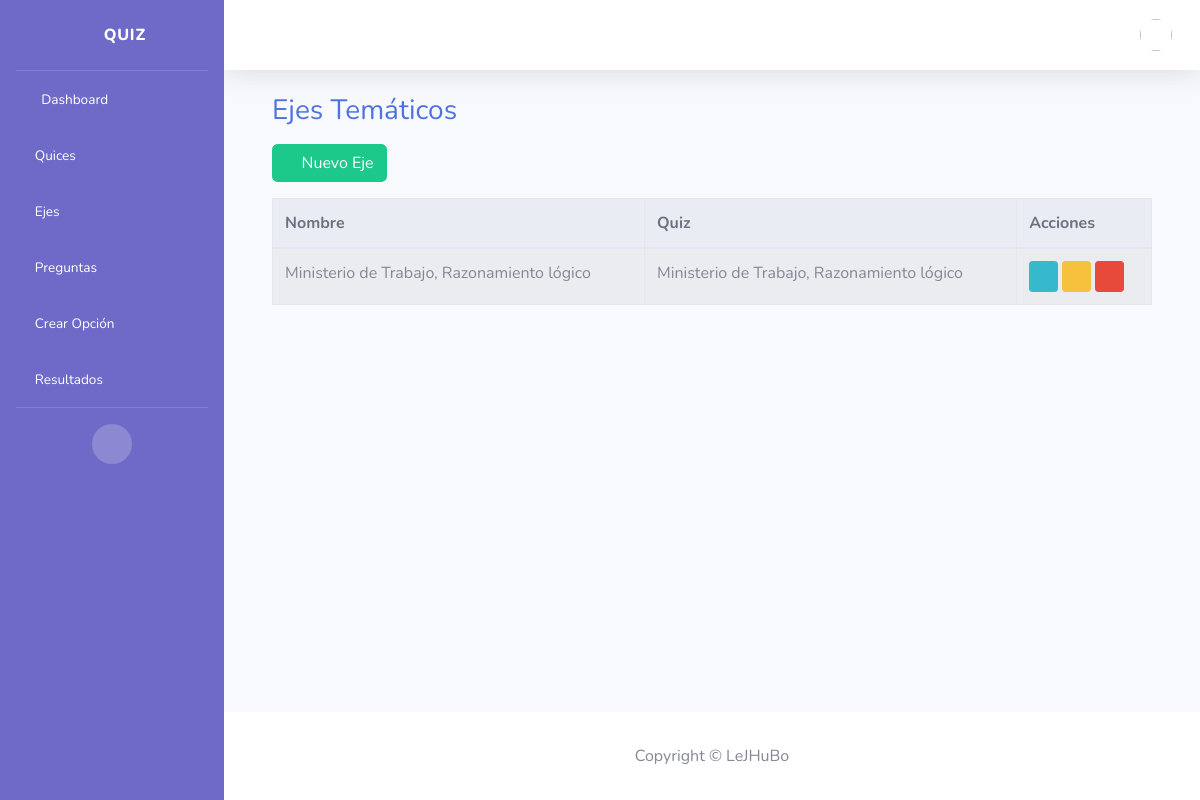
Screenshot of /ejes/ with the database file from the repository.
### core/models.py (models this page shows, shortened)
class EjeTematico(models.Model):
    nombre = models.CharField(max_length=255)
    descripcion = models.TextField(blank=True)
    quiz = models.ForeignKey(Quiz, on_delete=models.CASCADE, related_name="ejes")

class Quiz(models.Model):
    nombre = models.CharField(max_length=255)
    descripcion = models.TextField(blank=True)

### core/views/eje.py (the view)
# urls.py: path("ejes/", EjeListView.as_view(), name="eje_list"),
class EjeListView(BreadcrumbsMixin, BaseListView):
    model = EjeTematico
    template_name = "eje/list.html"
    def get_queryset(self):
        return EjeTematico.objects.select_related("quiz").order_by("quiz__nombre","nombre")

### core/views/mixins.py (called while the page is built)
    def get_context_data(self, **kwargs):
        ctx = super().get_context_data(**kwargs)
        ctx["breadcrumbs"] = self.breadcrumbs
        return ctx

### core/templates/eje/list.html
{% extends "index.html" %} {% load static %} {% block content %}
<div class="container-fluid mt-4">
    <h3 class="text-primary mb-3">Ejes Temáticos</h3>
    <a href="{% url 'core:eje_create' %}" class="btn btn-success mb-3"><i class="fas fa-plus"></i> Nuevo Eje</a>
    <table class="table table-bordered table-striped">
        <thead class="thead-light">
            <tr>
                <th>Nombre</th>
                <th>Quiz</th>
                <th>Acciones</th>
            </tr>
        </thead>
        <tbody>
            {% for eje in object_list %}
            <tr>
                <td>{{ eje.nombre }}</td>
                <td>{{ eje.quiz.nombre }}</td>
                <td>
                    <a href="{% url 'core:eje_detail' eje.id %}" class="btn btn-sm btn-info"><i class="fas fa-eye"></i></a>
                    <a href="{% url 'core:eje_update' eje.id %}" class="btn btn-sm btn-warning"><i class="fas fa-edit"></i></a>
                    <a href="{% url 'core:eje_delete' eje.id %}" class="btn btn-sm btn-danger"><i class="fas fa-trash"></i></a>
                </td>
            </tr>
            {% empty %}
            <tr>
                <td colspan="3">No hay ejes temáticos registrados.</td>
            </tr>
            {% endfor %}
        </tbody>
    </table>
</div>
{% endblock %}

### core/templates/index.html (style rules this page uses)
body { background-color: #F7FAFC; }

### rows the page displays
EjeTematico: nombre "Ministerio de Trabajo, Razonamiento lógico", quiz.nombre "Ministerio de Trabajo, Razonamiento lógico"
